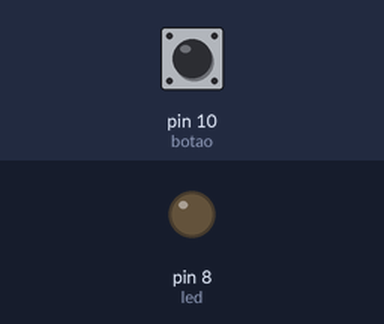
Recording of a sketch running on a simulated Arduino Uno, built with avr-gcc and run on an emulated ATmega328P. On the bench: output pins drawn as LEDs (lit = HIGH). The test bench sets the inputs (shaded band); at power-on: pin 10 (botao) LOW.

Above: at 1.2 s.
1.3 s: pin 10 (botao) pulled HIGH for 0.15 s
At 1.37 s:
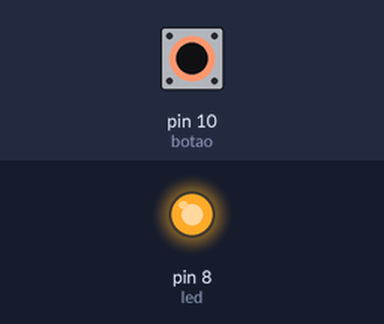
2.9 s: pin 10 (botao) pulled HIGH for 3.2 s
At 7.3 s:
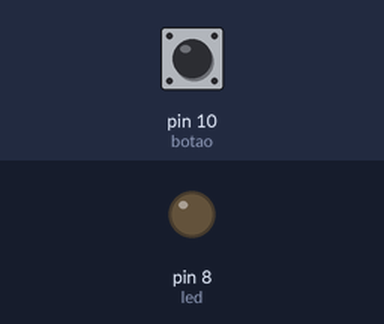
Timing chart, 0 to 8.8 s (numbered marks = the images above; inputs shaded):
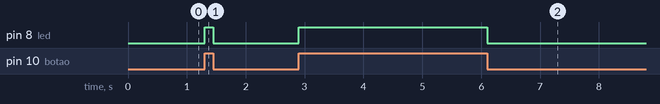

Measured:
- after the input at 1.3 s, pin 8 (led): LOW → HIGH at once, → LOW 0.15 s later
- after the input at 2.9 s, pin 8 (led): LOW → HIGH at once, → LOW 3.2 s later

The sketch:

2-interruptor.ino
```cpp
#define led 8
#define botao 10

int estadoBotao;

void setup(){
   pinMode(led, OUTPUT);
   pinMode(botao, INPUT);
}

void loop(){
   estadoBotao = digitalRead(botao);
   digitalWrite(led, estadoBotao);
}
```
